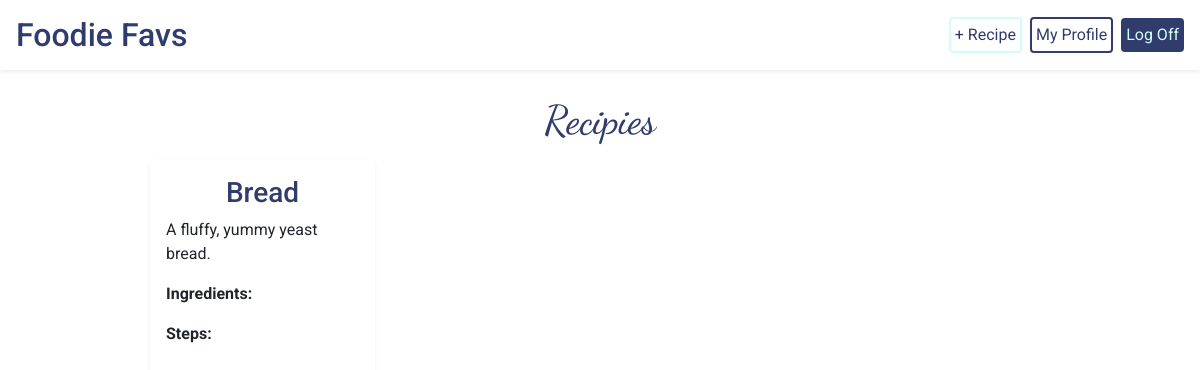
The page /home/ (signed in) on the database as committed earlier.
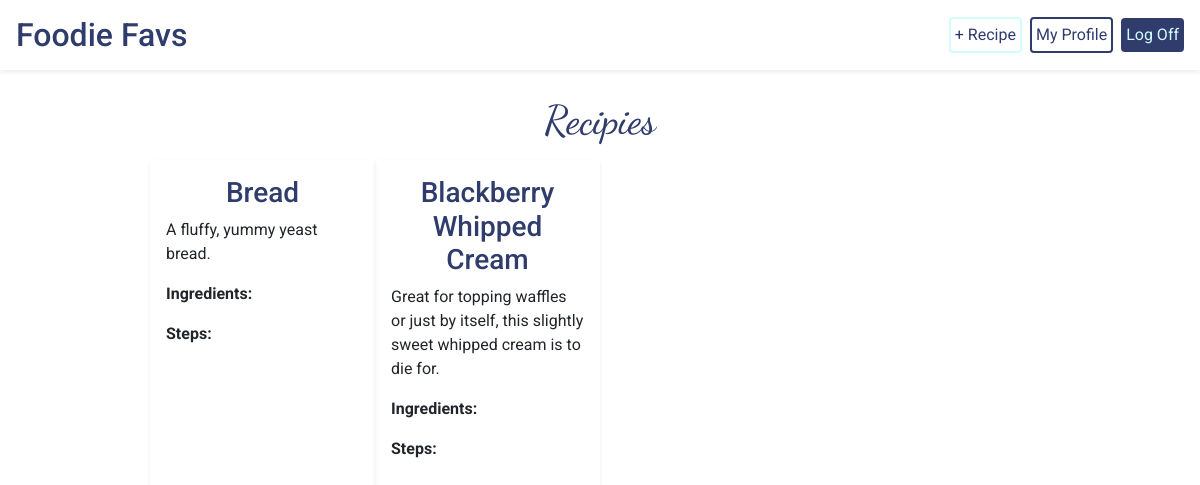
The same page on the database as committed later.
### foodie_app/models.py (models this page shows)
class Recipe(models.Model):
    name = models.CharField(max_length=255)
    desc = models.CharField(max_length=255, default="")
    recipe_ingredient = models.ForeignKey(Ingredient, related_name="ingredients", on_delete = models.CASCADE)
    recipe_menus = models.ManyToManyField(Menu, related_name="menus")
    creator = models.ForeignKey(User, related_name="recipes", on_delete=models.CASCADE, default="1")
    created_at = models.DateTimeField(auto_now_add=True)
    updated_at = models.DateTimeField(auto_now=True)

### foodie_app/views.py (the view)
# urls.py: path('', views.home),
def home(request):
    if 'userid' in request.session:
        context = {
            "user": User.objects.get(id=request.session['userid']),
            "recipes": Recipe.objects.all(),
        }
        return render(request, 'home.html', context)
    return redirect('/login')

### foodie_app/templates/home.html (shortened to what this page needs)
<!DOCTYPE html>
<html lang="en">
<head>
    <link rel="stylesheet" href="https://stackpath.bootstrapcdn.com/bootstrap/4.5.2/css/bootstrap.min.css"
>
    {% load static %}
    <link rel="stylesheet" href="{% static 'css/style.css' %}">
</head>
<body id="body">
    <header id="header" class="bg-white d-flex p-3 align-items-center shadow-sm mt-0">
        <h2 class="pr-5 mb-0">Foodie Favs</h2>
        <a href="/home/new_recipe" class="new-recipe p-1 rounded ml-auto mr-2">+ Recipe</a>
        <a href="/home/{{user.id}}" class="icon rounded p-1">My Profile</a>
        <a href="/home/log_off" class="btn ml-2 p-1" id="log-off">Log Off</a>
    </header>
    <h1 class="heading m-3 mt-5 pt-5">Recipies</h1>
    <div class="d-flex flex-wrap w-75 ml-auto mr-auto">
        {% for recipe in recipes %}
        <div class="recipe-card rounded shadow-sm w-25 p-3">
            <h3 class= "text-center"><a id="recipe-text" href="/home/recipe_{{recipe.id}}">{{recipe.name}}</a></h3>
            <p>{{recipe.desc}}</p>
            <p class="recipe-text font-weight-bold pb-0 mb-0">Ingredients:</p>
            <p class="recipe-text font-weight-bold pb-0 mb-0">Steps:</p>
        </div>
    {% endfor %}
    </div>
</body>
</html>

Rows that differ between the two databases and show on the page:
added Recipe: name "Blackberry Whipped Cream", desc "Great for topping waffles or just by itself, this slightly sweet whipped cream is to die for."
